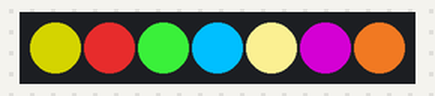
A sketch run on a simulated Arduino Uno, built with avr-gcc and run on an emulated ATmega328P. Parts: 7 RGB LEDs in strip order, left to right.

Above: at 0.1 s.
At 1.1 s:
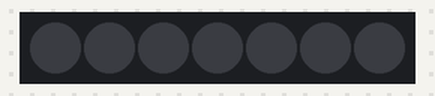
Timing chart, 0 to 130.0 s (numbered marks = the images above):
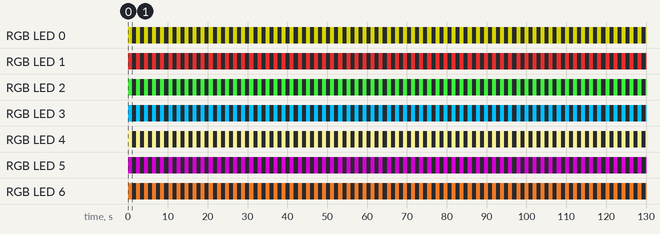

The sketch:

RGB_Strip_LED.ino
```cpp
#include <FastLED.h>
#define NUM_LEDS 7
#define DATA_PIN 2
#define CLOCK_PIN 13
CRGB leds[NUM_LEDS];


void setup() {
  // put your setup code here, to run once:
 // LEDS.addLeds<WS2812,DATA_PIN,RGB>(leds,NUM_LEDS);
  FastLED.addLeds<NEOPIXEL, DATA_PIN>(leds, NUM_LEDS);
//  LEDS.setBrightness(84);
}

void loop() {
//   put your main code here, to run repeatedly:
//  leds[0]=CRGB(100,0,0);
//  FastLED.show();
//
//  leds[1]=CRGB(0,100,0);
//  FastLED.show();
//
//  leds[2]=CRGB(0,0,100);
//  FastLED.show();
//
//
//  leds[3]=CRGB(100,0,100);
//  FastLED.show();
//
//  leds[4]=CRGB(100,100,0);
//  FastLED.show();
//
//  leds[5]=CRGB(0,100,100);
//  FastLED.show();
//
//  leds[6]=CRGB(100,100,100);
//  FastLED.show();
//  delay(1000);
//
//  for(int i = 0; i < NUM_LEDS; i++ )
//  {
//    leds[i] = CRGB(0,0,0);
//    FastLED.show();
//  }
//  delay(1000);


  leds[0] = CRGB::Olive;
  FastLED.show();
  leds[1] = CRGB::FireBrick;
  FastLED.show();
  leds[2] = CRGB::LimeGreen;
  FastLED.show();
  leds[3] = CRGB::DeepSkyBlue;
  FastLED.show();
  leds[4] = CRGB:: Khaki;
  FastLED.show();
  leds[5] = CRGB:: Purple;
  FastLED.show();
  leds[6] = CRGB:: Chocolate;
  FastLED.show();
  delay(1000);
  for(int i = 0; i < NUM_LEDS; i++ )
  {
    leds[i] = CRGB(0,0,0);
    FastLED.show();
  }
  delay(1000);
}
```

Measured:
- by itself, RGB LED 0: alternates RGB(128, 128, 0) for 1.0 s and off for 1.0 s
- by itself, RGB LED 1: alternates RGB(178, 34, 34) for 1.0 s and off for 1.0 s
- by itself, RGB LED 2: alternates RGB(50, 205, 50) for 1.0 s and off for 1.0 s
- by itself, RGB LED 3: alternates RGB(0, 191, 255) for 1.0 s and off for 1.0 s
- by itself, RGB LED 4: alternates RGB(240, 230, 140) for 1.0 s and off for 1.0 s
- by itself, RGB LED 5: alternates RGB(128, 0, 128) for 1.0 s and off for 1.0 s
- by itself, RGB LED 6: alternates RGB(210, 105, 30) for 1.0 s and off for 1.0 s
